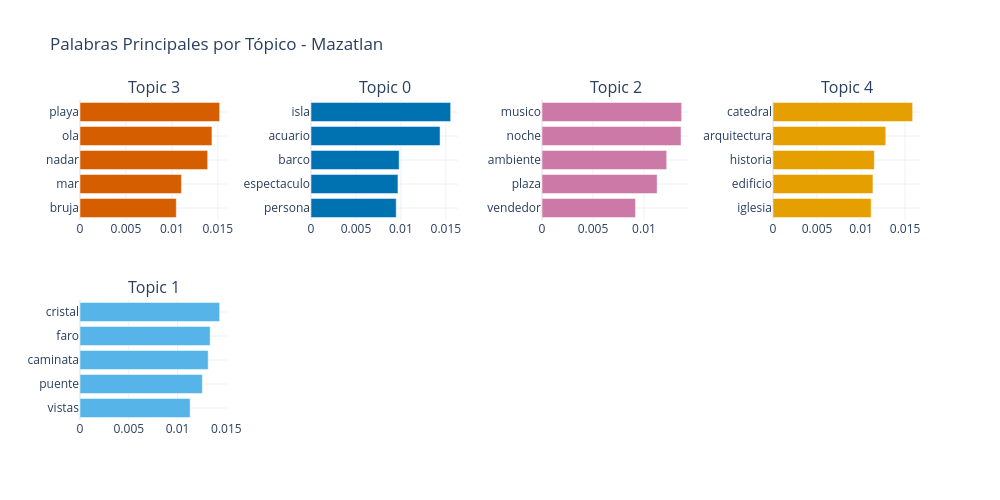
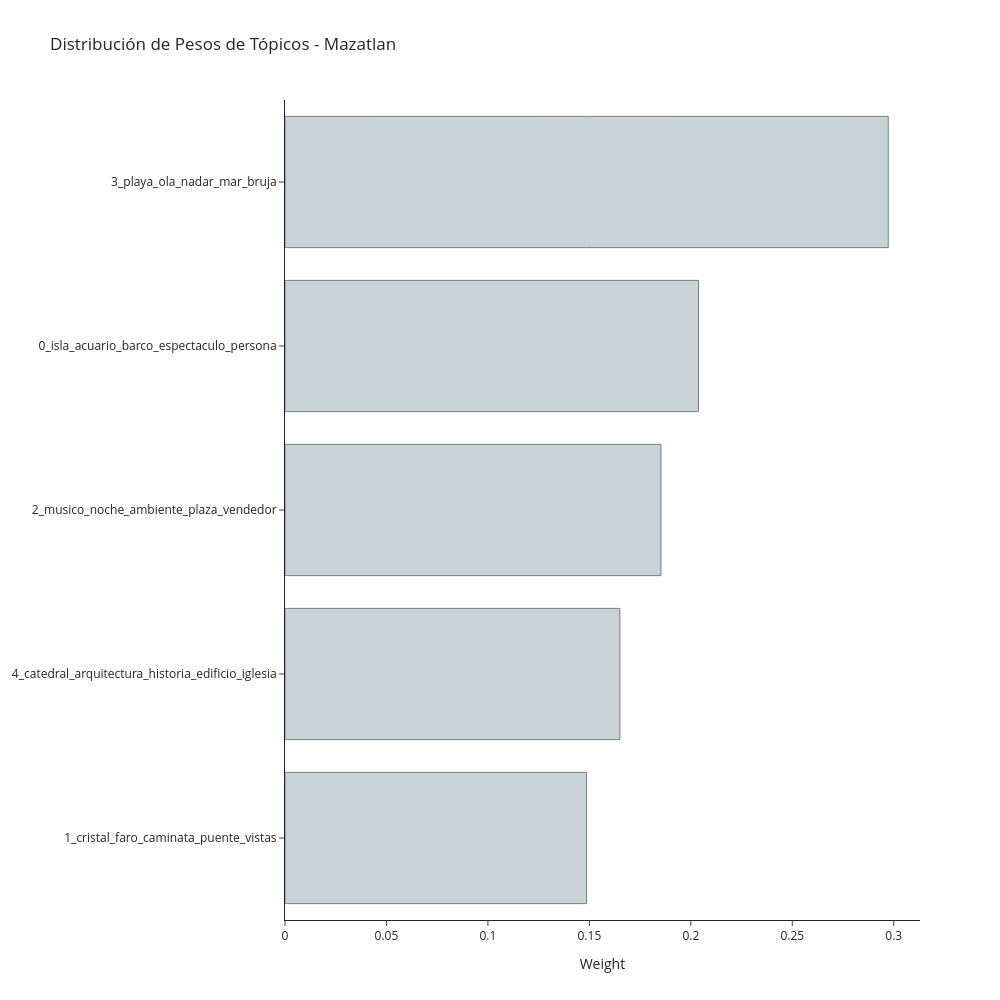
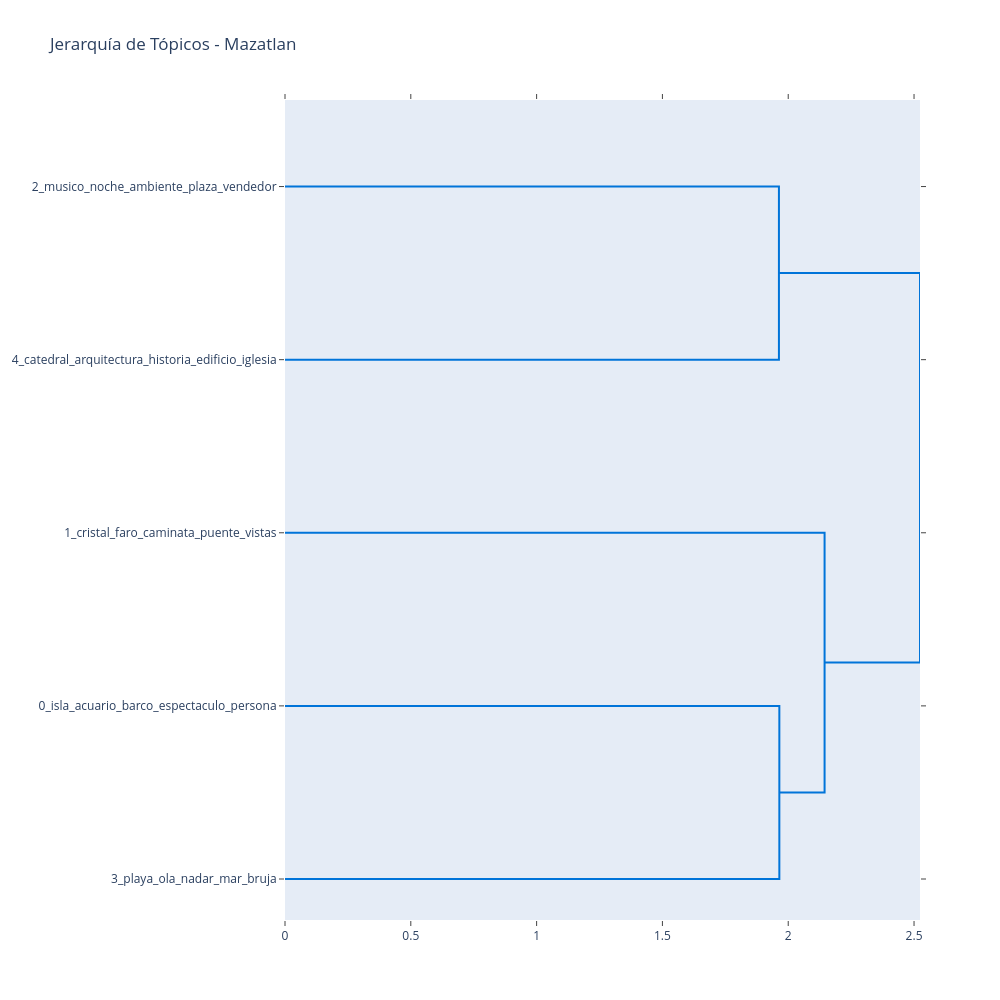

Notebook code cell kept with these figures, in order:
### Code cell
# ===== VISUALIZACIONES ESPECÍFICAS DE FASTOPIC =====

# Generar visualización de tópicos
fig_topics = topic_model.visualize_topic(top_n=min(8, len(topic_info)))
fig_topics.update_layout(title=f"Palabras Principales por Tópico - {CIUDAD_ANALIZAR}")
fig_topics.show()

# Generar visualización de pesos de tópicos
fig_weights = topic_model.visualize_topic_weights(top_n=min(10, len(topic_info)))
fig_weights.update_layout(title=f"Distribución de Pesos de Tópicos - {CIUDAD_ANALIZAR}")
fig_weights.show()

# Generar jerarquía de tópicos si hay suficientes
if len(topic_info) >= 3:
    fig_hierarchy = topic_model.visualize_topic_hierarchy()
    fig_hierarchy.update_layout(title=f"Jerarquía de Tópicos - {CIUDAD_ANALIZAR}")
    fig_hierarchy.show()

print(f"\n📋 Resumen del modelado FASTopic:")
print(f"✅ Textos analizados: {len(texts)}")
print(f"🎯 Tópicos encontrados: {len(topic_info)}")
print(f"⏱️ Tiempo de entrenamiento: {tiempo_entrenamiento:.2f}s")
print(f"📊 Probabilidad promedio: {df_con_topicos['Probabilidad_Topico'].mean():.3f}")
print(f"📈 Distribución:")
for i, (topico, count) in enumerate(topico_counts.head(5).items()):
    print(f"   {i+1}. {topico}: {count} opiniones ({count/len(df_con_topicos)*100:.1f}%)")

### Figure 1 — Plotly figure (JSON) as saved in the notebook; plotly's stock layout.template omitted (floating-point values rounded to 4 significant figures)
{"data": [{"marker": {"color": "#D55E00"}, "orientation": "h", "type": "bar", "x": [0.01048, 0.01104, 0.0139, 0.01436, 0.0152], "xaxis": "x", "y": ["bruja", "mar", "nadar", "ola", "playa"], "yaxis": "y"}, {"marker": {"color": "#0072B2"}, "orientation": "h", "type": "bar", "x": [0.009478, 0.009672, 0.009806, 0.01436, 0.01553], "xaxis": "x2", "y": ["persona", "espectaculo", "barco", "acuario", "isla"], "yaxis": "y2"}, {"marker": {"color": "#CC79A7"}, "orientation": "h", "type": "bar", "x": [0.009162, 0.01129, 0.01223, 0.01363, 0.01369], "xaxis": "x3", "y": ["vendedor", "plaza", "ambiente", "noche", "musico"], "yaxis": "y3"}, {"marker": {"color": "#E69F00"}, "orientation": "h", "type": "bar", "x": [0.01115, 0.01135, 0.01151, 0.01281, 0.01586], "xaxis": "x4", "y": ["iglesia", "edificio", "historia", "arquitectura", "catedral"], "yaxis": "y4"}, {"marker": {"color": "#56B4E9"}, "orientation": "h", "type": "bar", "x": [0.01129, 0.01254, 0.01314, 0.01334, 0.01431], "xaxis": "x5", "y": ["vistas", "puente", "caminata", "faro", "cristal"], "yaxis": "y5"}], "layout": {"annotations": [{"font": {"size": 16}, "showarrow": false, "text": "Topic 3", "x": 0.0875, "xanchor": "center", "xref": "paper", "y": 1, "yanchor": "bottom", "yref": "paper"}, {"font": {"size": 16}, "showarrow": false, "text": "Topic 0", "x": 0.3625, "xanchor": "center", "xref": "paper", "y": 1, "yanchor": "bottom", "yref": "paper"}, {"font": {"size": 16}, "showarrow": false, "text": "Topic 2", "x": 0.6375, "xanchor": "center", "xref": "paper", "y": 1, "yanchor": "bottom", "yref": "paper"}, {"font": {"size": 16}, "showarrow": false, "text": "Topic 4", "x": 0.9125, "xanchor": "center", "xref": "paper", "y": 1, "yanchor": "bottom", "yref": "paper"}, {"font": {"size": 16}, "showarrow": false, "text": "Topic 1", "x": 0.0875, "xanchor": "center", "xref": "paper", "y": 0.375, "yanchor": "bottom", "yref": "paper"}], "height": 500, "hoverlabel": {"bgcolor": "white", "font": {"family": "Rockwell", "size": 16}}, "showlegend": false, "title": {"text": "Palabras Principales por Tópico - Mazatlan"}, "width": 1000, "xaxis": {"anchor": "y", "domain": [0, 0.175], "showgrid": true}, "xaxis2": {"anchor": "y2", "domain": [0.275, 0.45], "showgrid": true}, "xaxis3": {"anchor": "y3", "domain": [0.55, 0.725], "showgrid": true}, "xaxis4": {"anchor": "y4", "domain": [0.825, 1], "showgrid": true}, "xaxis5": {"anchor": "y5", "domain": [0, 0.175], "showgrid": true}, "xaxis6": {"anchor": "y6", "domain": [0.275, 0.45], "showgrid": true}, "xaxis7": {"anchor": "y7", "domain": [0.55, 0.725], "showgrid": true}, "xaxis8": {"anchor": "y8", "domain": [0.825, 1], "showgrid": true}, "yaxis": {"anchor": "x", "domain": [0.625, 1], "showgrid": true}, "yaxis2": {"anchor": "x2", "domain": [0.625, 1], "showgrid": true}, "yaxis3": {"anchor": "x3", "domain": [0.625, 1], "showgrid": true}, "yaxis4": {"anchor": "x4", "domain": [0.625, 1], "showgrid": true}, "yaxis5": {"anchor": "x5", "domain": [0, 0.375], "showgrid": true}, "yaxis6": {"anchor": "x6", "domain": [0, 0.375], "showgrid": true}, "yaxis7": {"anchor": "x7", "domain": [0, 0.375], "showgrid": true}, "yaxis8": {"anchor": "x8", "domain": [0, 0.375], "showgrid": true}}}

### Figure 2 — Plotly figure (JSON) as saved in the notebook; plotly's stock layout.template omitted (floating-point values rounded to 4 significant figures)
{"data": [{"marker": {"color": "#C8D2D7", "line": {"color": "#6E8484", "width": 1}}, "orientation": "h", "type": "bar", "x": [0.1486, 0.165, 0.1853, 0.2038, 0.2973], "y": ["1_cristal_faro_caminata_puente_vistas", "4_catedral_arquitectura_historia_edificio_iglesia", "2_musico_noche_ambiente_plaza_vendedor", "0_isla_acuario_barco_espectaculo_persona", "3_playa_ola_nadar_mar_bruja"]}], "layout": {"height": 1000, "hoverlabel": {"bgcolor": "white", "font": {"family": "Rockwell", "size": 16}}, "title": {"text": "Distribución de Pesos de Tópicos - Mazatlan"}, "width": 1000, "xaxis": {"title": {"text": "Weight"}}}}

### Figure 3 — Plotly figure (JSON) as saved in the notebook; plotly's stock layout.template omitted (floating-point values rounded to 4 significant figures)
{"data": [{"hoverinfo": "text", "marker": {"color": "rgb(0,116,217)"}, "mode": "lines", "type": "scatter", "x": [0.0, 1.963, 1.963, 0.0], "xaxis": "x", "y": [-5.0, -5.0, -15.0, -15.0], "yaxis": "y"}, {"hoverinfo": "text", "marker": {"color": "rgb(0,116,217)"}, "mode": "lines", "type": "scatter", "x": [0.0, 1.965, 1.965, 0.0], "xaxis": "x", "y": [-35.0, -35.0, -45.0, -45.0], "yaxis": "y"}, {"hoverinfo": "text", "marker": {"color": "rgb(0,116,217)"}, "mode": "lines", "type": "scatter", "x": [0.0, 2.144, 2.144, 1.965], "xaxis": "x", "y": [-25.0, -25.0, -40.0, -40.0], "yaxis": "y"}, {"hoverinfo": "text", "marker": {"color": "rgb(0,116,217)"}, "mode": "lines", "type": "scatter", "x": [1.963, 2.524, 2.524, 2.144], "xaxis": "x", "y": [-10.0, -10.0, -32.5, -32.5], "yaxis": "y"}], "layout": {"autosize": false, "height": 1000, "hovermode": "closest", "showlegend": false, "title": {"text": "Jerarquía de Tópicos - Mazatlan"}, "width": 1000, "xaxis": {"mirror": "allticks", "rangemode": "tozero", "showgrid": false, "showline": true, "showticklabels": true, "ticks": "outside", "type": "linear", "zeroline": false}, "yaxis": {"mirror": "allticks", "rangemode": "tozero", "showgrid": false, "showline": true, "showticklabels": true, "tickmode": "array", "ticks": "outside", "ticktext": ["2_musico_noche_ambiente_plaza_vendedor", "4_catedral_arquitectura_historia_edificio_iglesia", "1_cristal_faro_caminata_puente_vistas", "0_isla_acuario_barco_espectaculo_persona", "3_playa_ola_nadar_mar_bruja"], "tickvals": [-5, -15, -25, -35, -45], "type": "linear", "zeroline": false}}}
